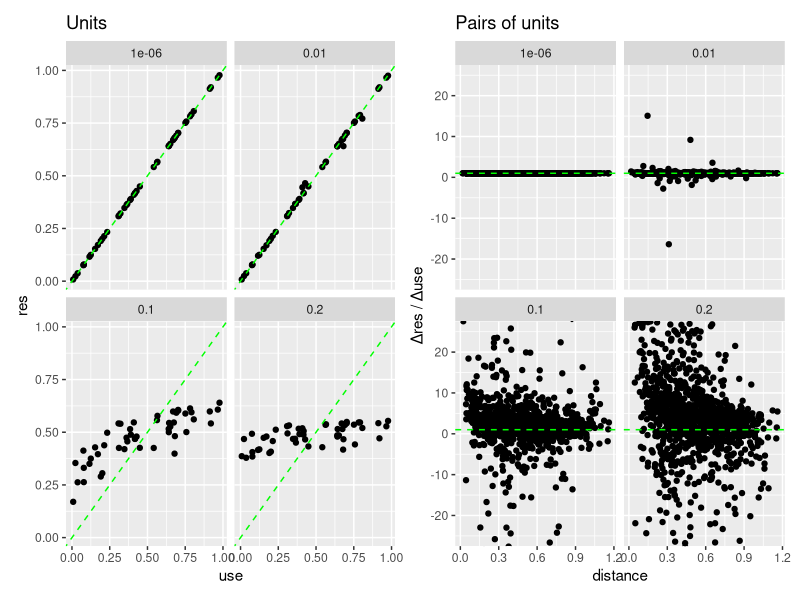

Reproduce this figure in R.
#!/usr/bin/env Rscript

library(tidyverse)
library(patchwork)
rlm <- MASS::rlm

n <- 50
slope <- 1

# Put points on a grid
unit_data <- tibble(
  id = 1:n,
  use = runif(n, 0, 1),
  x = runif(n, 0, 1),
  y = runif(n, 0, 1)
)

build_cross <- function(unit_data, alpha) {
  cross_data <- crossing(
    rename_all(unit_data, ~ str_c(., ".1")),
    rename_all(unit_data, ~ str_c(., ".2"))
  ) %>%
    mutate(
      dist = sqrt((x.1 - x.2) ** 2 + (y.1 - y.2) ** 2),
      weight = exp(-dist / alpha)
    )

  unit_data <- cross_data %>%
    # get the resistance that every place would have, in a vacuum
    mutate(res0 = slope * use.2) %>%
    group_by(id.1) %>%
    # get actual resistance as weighted mean
    summarize(
      use = unique(use.1),
      res = weighted.mean(res0, weight)
    ) %>%
    select(id = id.1, use, res)

  dist_data <- cross_data %>%
    select(id.1, id.2, dist) %>%
    left_join(rename_all(unit_data, ~ str_c(., ".1")), by = "id.1") %>%
    left_join(rename_all(unit_data, ~ str_c(., ".2")), by = "id.2") %>%
    mutate(
      d_use = use.1 - use.2,
      d_res = res.1 - res.2,
      dr_du = d_use / d_res
    ) %>%
    filter(id.1 != id.2, d_use >= 0) %>%
    select(id.1, id.2, dr_du, dist)

  list(
    unit_data = unit_data,
    dist_data = dist_data
  )
}

alphas <- c(1e-6, 0.01, 0.1, 0.2)

results <- tibble(alpha = alphas) %>%
  mutate(
    data = map(alpha, ~ build_cross(unit_data, .)),
    unit_data = map(data, ~ .$unit_data),
    dist_data = map(data, ~ .$dist_data),
    model = map(dist_data, ~ rlm(dr_du ~ dist, data = .)),
    summary = map(model, summary),
    ci = map(model, confint.default),
    cor = map(dist_data, ~ cor.test(.$dr_du, .$dist, method = "spearman")),
    cor_p = map_dbl(cor, ~ .$p.value)
  )

unit_plot <- results %>%
  select(alpha, unit_data) %>%
  unnest(cols = unit_data) %>%
  ggplot(aes(use, res)) +
  facet_wrap(vars(alpha)) +
  geom_point() +
  geom_abline(slope = 1, linetype = 2, color = "green") +
  stat_smooth(method = "rlm", color = "red", linetype = 2, se = FALSE) +
  labs(x = "use", y = "res", title = "Units")

pair_plot <- results %>%
  select(alpha, dist_data) %>%
  unnest(cols = dist_data) %>%
  ggplot(aes(dist, dr_du)) +
  facet_wrap(vars(alpha)) +
  geom_point() +
  geom_hline(yintercept = 1, linetype = 2, color = "green") +
  stat_smooth(method = "rlm", color = "red", linetype = 2, se = FALSE) +
  coord_cartesian(ylim = c(-25, 25)) +
  labs(x = "distance", y = "Δres / Δuse", title = "Pairs of units")

plot <- unit_plot + pair_plot

ggsave("tmp.pdf")

results$cor_p
